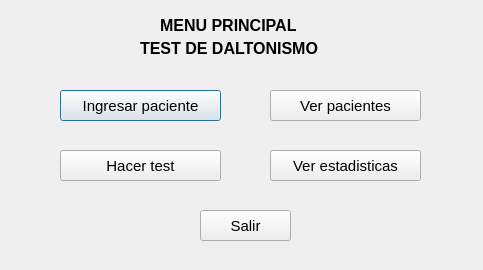
<?xml version="1.0" encoding="UTF-8"?>
<ui version="4.0">
 <class>Dialog</class>
 <widget class="QDialog" name="Dialog">
  <property name="geometry">
   <rect>
    <x>0</x>
    <y>0</y>
    <width>483</width>
    <height>270</height>
   </rect>
  </property>
  <property name="windowTitle">
   <string>Menu Principal</string>
  </property>
  <widget class="QLabel" name="label">
   <property name="geometry">
    <rect>
     <x>160</x>
     <y>10</y>
     <width>171</width>
     <height>31</height>
    </rect>
   </property>
   <property name="font">
    <font>
     <family>Arial</family>
     <pointsize>12</pointsize>
     <weight>75</weight>
     <bold>true</bold>
    </font>
   </property>
   <property name="text">
    <string>MENU PRINCIPAL</string>
   </property>
  </widget>
  <widget class="QLabel" name="label_2">
   <property name="geometry">
    <rect>
     <x>140</x>
     <y>40</y>
     <width>251</width>
     <height>16</height>
    </rect>
   </property>
   <property name="font">
    <font>
     <family>Arial</family>
     <pointsize>12</pointsize>
     <weight>75</weight>
     <bold>true</bold>
    </font>
   </property>
   <property name="text">
    <string>TEST DE DALTONISMO</string>
   </property>
  </widget>
  <widget class="QPushButton" name="ingresar">
   <property name="geometry">
    <rect>
     <x>60</x>
     <y>90</y>
     <width>161</width>
     <height>31</height>
    </rect>
   </property>
   <property name="font">
    <font>
     <family>Arial</family>
     <pointsize>11</pointsize>
    </font>
   </property>
   <property name="text">
    <string>Ingresar paciente</string>
   </property>
  </widget>
  <widget class="QPushButton" name="ver">
   <property name="geometry">
    <rect>
     <x>270</x>
     <y>90</y>
     <width>151</width>
     <height>31</height>
    </rect>
   </property>
   <property name="font">
    <font>
     <family>Arial</family>
     <pointsize>11</pointsize>
    </font>
   </property>
   <property name="text">
    <string>Ver pacientes</string>
   </property>
  </widget>
  <widget class="QPushButton" name="test">
   <property name="geometry">
    <rect>
     <x>60</x>
     <y>150</y>
     <width>161</width>
     <height>31</height>
    </rect>
   </property>
   <property name="font">
    <font>
     <family>Arial</family>
     <pointsize>11</pointsize>
    </font>
   </property>
   <property name="text">
    <string>Hacer test</string>
   </property>
  </widget>
  <widget class="QPushButton" name="estadisticas">
   <property name="geometry">
    <rect>
     <x>270</x>
     <y>150</y>
     <width>151</width>
     <height>31</height>
    </rect>
   </property>
   <property name="font">
    <font>
     <family>Arial</family>
     <pointsize>11</pointsize>
    </font>
   </property>
   <property name="text">
    <string>Ver estadisticas</string>
   </property>
  </widget>
  <widget class="QPushButton" name="salir">
   <property name="geometry">
    <rect>
     <x>200</x>
     <y>210</y>
     <width>91</width>
     <height>31</height>
    </rect>
   </property>
   <property name="font">
    <font>
     <family>Arial</family>
     <pointsize>11</pointsize>
    </font>
   </property>
   <property name="text">
    <string>Salir</string>
   </property>
  </widget>
 </widget>
 <resources/>
 <connections>
  <connection>
   <sender>salir</sender>
   <signal>clicked()</signal>
   <receiver>Dialog</receiver>
   <slot>close()</slot>
   <hints>
    <hint type="sourcelabel">
     <x>247</x>
     <y>224</y>
    </hint>
    <hint type="destinationlabel">
     <x>346</x>
     <y>268</y>
    </hint>
   </hints>
  </connection>
 </connections>
</ui>
